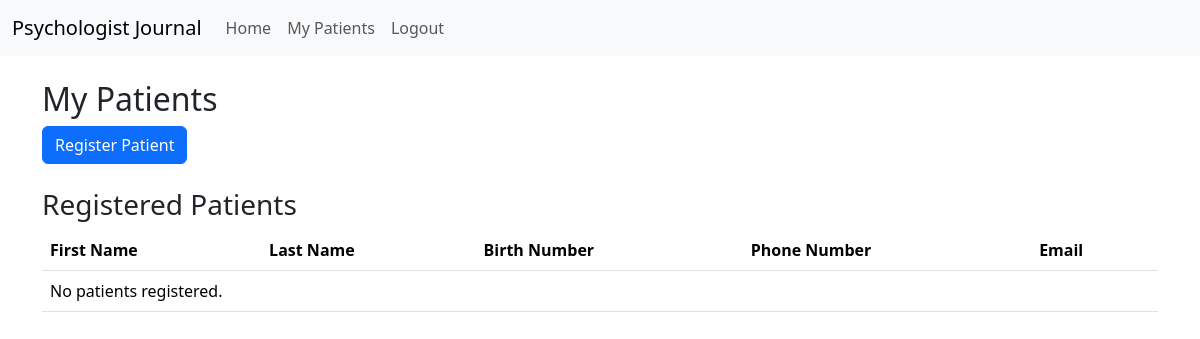
The app's page /patients (signed in), older data.
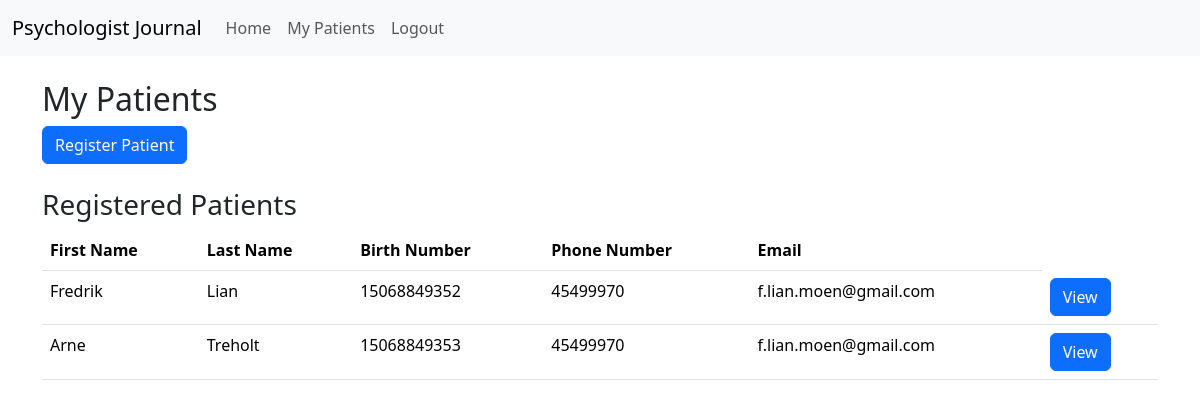
The same page, newer data.
### app/models.py (models this page shows)
class Patient(db.Model):
    id = db.Column(db.Integer, primary_key=True)
    first_name = db.Column(db.String(50), nullable=False)
    last_name = db.Column(db.String(50), nullable=False)
    birth_number = db.Column(db.String(11), unique=True, nullable=False)
    birth_date = db.Column(db.String(10), nullable=False)
    phone_number = db.Column(db.String(20), nullable=False)
    email = db.Column(db.String(100), nullable=False)
    gender = db.Column(db.String(10), nullable=False)
    address = db.Column(db.String(100), nullable=False)
    postal_code = db.Column(db.String(10), nullable=False)
    municipality = db.Column(db.String(50), nullable=False)
    psychologist_id = db.Column(db.Integer, db.ForeignKey('psychologist.id'), nullable=False)
    patient_appointments = db.relationship('Appointment', backref='patient', lazy=True)

### app/routes.py (the view)
@app.route("/patients", methods=['GET', 'POST'])
@login_required
def patients():
    print("Metode: ", request.method)  # Debugging: Sjekk HTTP-metoden
    form = PatientForm()
    if form.validate_on_submit():
        print("Formen er validert")  # Debugging: Sjekk om formen passerer validering
        patient = Patient(
            first_name=form.first_name.data,
            last_name=form.last_name.data,
            birth_number=form.birth_number.data,
            birth_date=form.birth_date.data,
            phone_number=form.phone_number.data,
            email=form.email.data,
            gender=form.gender.data,
            address=form.address.data,
            postal_code=form.postal_code.data,
            municipality=form.municipality.data,
            psychologist_id=current_user.id
        )
        db.session.add(patient)
        db.session.commit()
        flash('Patient has been registered!', 'success')
        return redirect(url_for('patients'))
    else:
        print(form.errors)  # Skriver ut valideringsfeilene
    patients = Patient.query.filter_by(psychologist_id=current_user.id).all()
    return render_template('patients.html', title='My Patients', form=form, patients=patients)

### app/models.py (called while the page is built)
@login_manager.user_loader
def load_user(user_id):
    return Psychologist.query.get(int(user_id))

### app/templates/patients.html (shortened to what this page needs)
{% extends "base.html" %}
{% block content %}
<div class="my-4">
    <h2>My Patients</h2>
    <button type="button" class="btn btn-primary" data-bs-toggle="modal" data-bs-target="#registerPatientModal">
        Register Patient
    </button>
</div>
<div class="my-4">
    <h3>Registered Patients</h3>
    <table class="table">
        <thead>
            <tr>
                <th>First Name</th>
                <th>Last Name</th>
                <th>Birth Number</th>
                <th>Phone Number</th>
                <th>Email</th>
            </tr>
        </thead>
        <tbody>
            {% for patient in patients %}
            <tr>
                <td>{{ patient.first_name }}</td>
                <td>{{ patient.last_name }}</td>
                <td>{{ patient.birth_number }}</td>
                <td>{{ patient.phone_number }}</td>
                <td>{{ patient.email }}</td>
                <td>
                    <a href="/patient/{{ patient.id }}" class="btn btn-primary">View</a>
            </tr>
            {% else %}
            <tr>
                <td colspan="5">No patients registered.</td>
            </tr>
            {% endfor %}
        </tbody>
    </table>
</div>
{% endblock %}

Row changes from the older to the newer data that the page shows:
added Patient: first_name "Fredrik", last_name "Lian", birth_number "15068849352", phone_number "45499970", email "f.lian.moen@gmail.com"
added Patient: first_name "Arne", last_name "Treholt", birth_number "15068849353", phone_number "45499970", email "f.lian.moen@gmail.com"
Text that changed along with them:
text no longer shown: "No patients registered."
